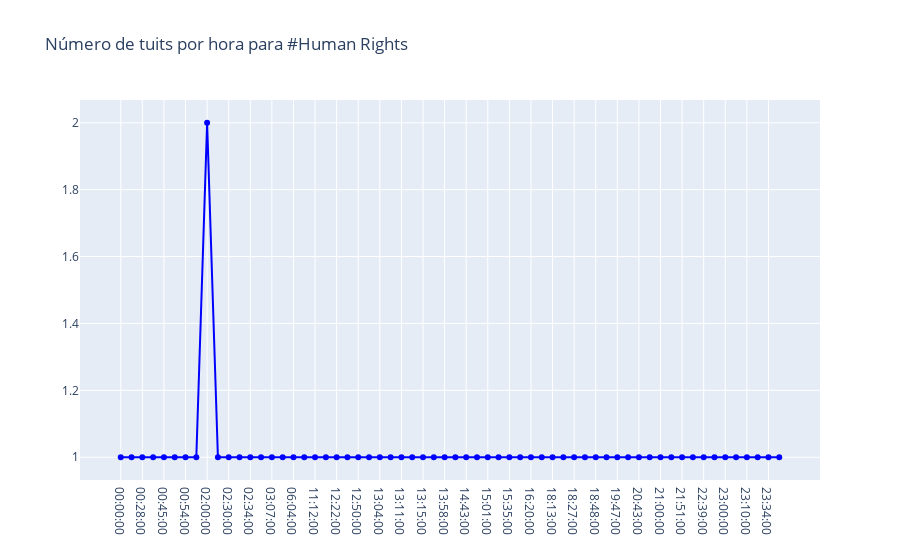

Notebook source saved alongside this figure:
### Code cell
trace = go.Scatter(x=temp.hora.values,
                   y=temp.cnt.values,
                   text=[f"Fecha: {f}<br>Tuits: {c}" for f,c in zip(temp.hora.values,temp.cnt.values)],
                   hoverinfo='text',
                   mode='lines+markers',
                   name='Horas',
                   line={'color': 'blue'})

layout = go.Layout(title="Número de tuits por hora para #Human Rights")

fig = go.Figure(data=[trace], layout=layout)
iplot(fig)

### Figure 1 — Plotly figure (JSON) as saved in the notebook; plotly's stock layout.template omitted (floating-point values rounded to 4 significant figures)
{"data": [{"hoverinfo": "text", "line": {"color": "blue"}, "mode": "lines+markers", "name": "Horas", "text": ["Fecha: 00:00:00<br>Tuits: 1", "Fecha: 00:27:00<br>Tuits: 1", "Fecha: 00:28:00<br>Tuits: 1", "Fecha: 00:32:00<br>Tuits: 1", "Fecha: 00:45:00<br>Tuits: 1", "Fecha: 00:49:00<br>Tuits: 1", "Fecha: 00:54:00<br>Tuits: 1", "Fecha: 01:39:00<br>Tuits: 1", "Fecha: 02:00:00<br>Tuits: 2", "Fecha: 02:11:00<br>Tuits: 1", "Fecha: 02:30:00<br>Tuits: 1", "Fecha: 02:33:00<br>Tuits: 1", "Fecha: 02:34:00<br>Tuits: 1", "Fecha: 02:45:00<br>Tuits: 1", "Fecha: 03:07:00<br>Tuits: 1", "Fecha: 03:40:00<br>Tuits: 1", "Fecha: 06:04:00<br>Tuits: 1", "Fecha: 11:05:00<br>Tuits: 1", "Fecha: 11:12:00<br>Tuits: 1", "Fecha: 12:09:00<br>Tuits: 1", "Fecha: 12:22:00<br>Tuits: 1", "Fecha: 12:31:00<br>Tuits: 1", "Fecha: 12:50:00<br>Tuits: 1", "Fecha: 13:00:00<br>Tuits: 1", "Fecha: 13:04:00<br>Tuits: 1", "Fecha: 13:07:00<br>Tuits: 1", "Fecha: 13:11:00<br>Tuits: 1", "Fecha: 13:12:00<br>Tuits: 1", "Fecha: 13:15:00<br>Tuits: 1", "Fecha: 13:41:00<br>Tuits: 1", "Fecha: 13:58:00<br>Tuits: 1", "Fecha: 14:28:00<br>Tuits: 1", "Fecha: 14:43:00<br>Tuits: 1", "Fecha: 14:51:00<br>Tuits: 1", "Fecha: 15:01:00<br>Tuits: 1", "Fecha: 15:06:00<br>Tuits: 1", "Fecha: 15:35:00<br>Tuits: 1", "Fecha: 15:59:00<br>Tuits: 1", "Fecha: 16:20:00<br>Tuits: 1", "Fecha: 16:26:00<br>Tuits: 1", "Fecha: 18:13:00<br>Tuits: 1", "Fecha: 18:19:00<br>Tuits: 1", "Fecha: 18:27:00<br>Tuits: 1", "Fecha: 18:42:00<br>Tuits: 1", "Fecha: 18:48:00<br>Tuits: 1", "Fecha: 19:23:00<br>Tuits: 1", "Fecha: 19:47:00<br>Tuits: 1", "Fecha: 20:30:00<br>Tuits: 1", "Fecha: 20:43:00<br>Tuits: 1", "Fecha: 20:49:00<br>Tuits: 1", "Fecha: 21:00:00<br>Tuits: 1", "Fecha: 21:19:00<br>Tuits: 1", "Fecha: 21:51:00<br>Tuits: 1", "Fecha: 22:11:00<br>Tuits: 1", "Fecha: 22:39:00<br>Tuits: 1", "Fecha: 22:55:00<br>Tuits: 1", "Fecha: 23:00:00<br>Tuits: 1", "Fecha: 23:06:00<br>Tuits: 1", "Fecha: 23:10:00<br>Tuits: 1", "Fecha: 23:24:00<br>Tuits: 1", "Fecha: 23:34:00<br>Tuits: 1", "Fecha: 23:37:00<br>Tuits: 1"], "type": "scatter", "x": ["00:00:00", "00:27:00", "00:28:00", "00:32:00", "00:45:00", "00:49:00", "00:54:00", "01:39:00", "02:00:00", "02:11:00", "02:30:00", "02:33:00", "02:34:00", "02:45:00", "03:07:00", "03:40:00", "06:04:00", "11:05:00", "11:12:00", "12:09:00", "12:22:00", "12:31:00", "12:50:00", "13:00:00", "13:04:00", "13:07:00", "13:11:00", "13:12:00", "13:15:00", "13:41:00", "13:58:00", "14:28:00", "14:43:00", "14:51:00", "15:01:00", "15:06:00", "15:35:00", "15:59:00", "16:20:00", "16:26:00", "18:13:00", "18:19:00", "18:27:00", "18:42:00", "18:48:00", "19:23:00", "19:47:00", "20:30:00", "20:43:00", "20:49:00", "21:00:00", "21:19:00", "21:51:00", "22:11:00", "22:39:00", "22:55:00", "23:00:00", "23:06:00", "23:10:00", "23:24:00", "23:34:00", "23:37:00"], "y": [1, 1, 1, 1, 1, 1, 1, 1, 2, 1, 1, 1, 1, 1, 1, 1, 1, 1, 1, 1, 1, 1, 1, 1, 1, 1, 1, 1, 1, 1, 1, 1, 1, 1, 1, 1, 1, 1, 1, 1, 1, 1, 1, 1, 1, 1, 1, 1, 1, 1, 1, 1, 1, 1, 1, 1, 1, 1, 1, 1, 1, 1]}], "layout": {"title": {"text": "Número de tuits por hora para #Human Rights"}}}
